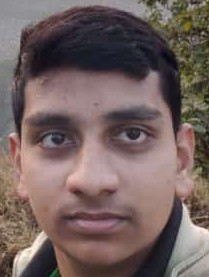
#> input picture dataset/sandeep/1.jpg, 209 x 277 px, found by its file name; its folder holds only this picture in this run
$ python train_model.py
#> lines starting #> are read from the running program, lines starting #| are printed output that depends on the picture
import os
import cv2
import numpy as np

# Command: pip install pillow
from PIL import Image

#Initialize names and path to empty list
names = []
path = []

# Get the names of all the users
for users in os.listdir("dataset"):
    names.append(users)

# Get the path to all the images
for name in names:
    for image in os.listdir("dataset/{}".format(name)):
        path_string = os.path.join("dataset/{}".format(name), image)
        path.append(path_string)


faces = []
ids = []

# For each image create a numpy array and add it to faces list
for img_path in path:
    image = Image.open(img_path).convert("L")
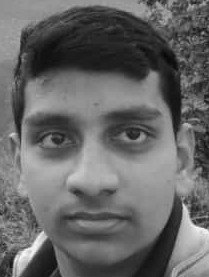
#> image: PIL image 209x277 L; min 6, max 251, mean 102.8

    imgNp = np.array(image, "uint8")

#> (the run stopped early here; a loop or call above may not have finished)
